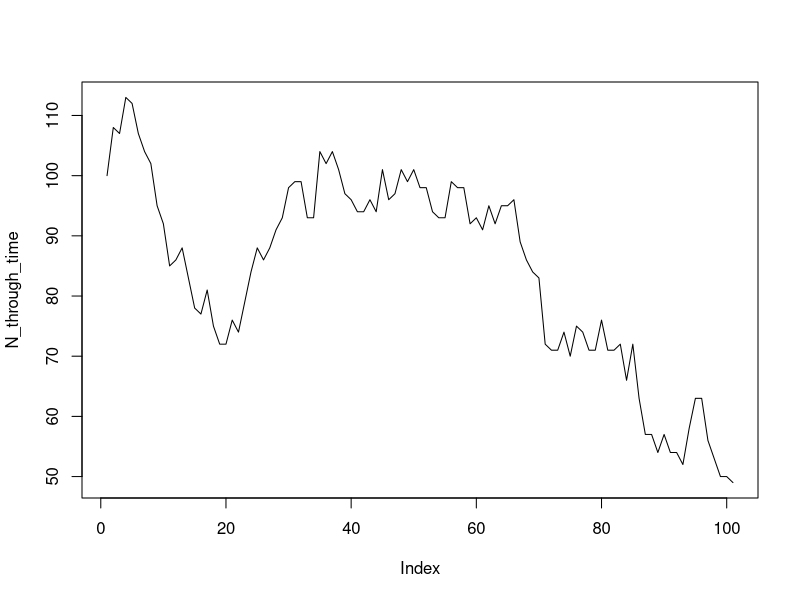
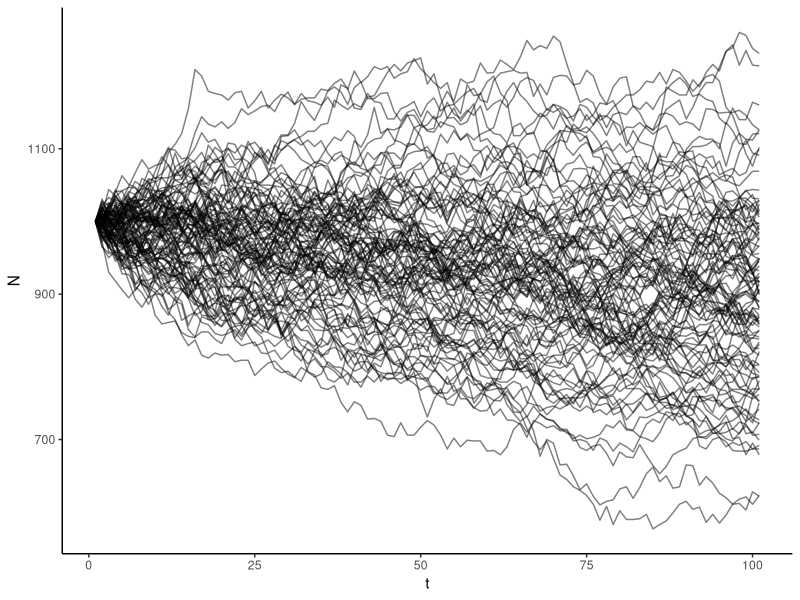
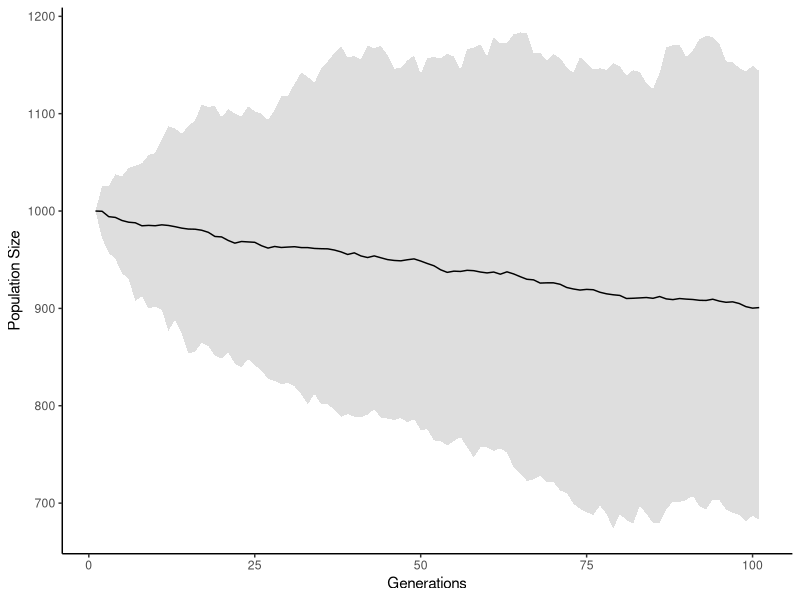

The R source for these figures, in order:
library(tidyverse)


start_N <- 100
death_rate <- 0.1
birth_rate <- 1.0
survival_to_adult <- 0.1

N_through_time <- c(start_N)
num_generations <- 100

N_t <- start_N
for (t in 1:num_generations) {
   # first we do death
  num_dead <- rbinom(n = 1, size = N_t, prob = death_rate)
  N_t <- N_t - num_dead

  # now we produce offspring, from a Poisson distribution with mean birth_rate
  num_offspring <- sum(rpois(n = N_t, lambda = birth_rate))

  # from those offspring, most will not make it:
  num_dead_offspring <- rbinom(n = 1, size = num_offspring, prob = 1 - survival_to_adult)
  num_offspring <- num_offspring - num_dead_offspring

  N_t <- N_t + num_offspring
  N_through_time <- c(N_through_time, N_t)
}

plot(N_through_time, type = "l")

# now, let's make this a bit more general, so we can do this many times:
sim_demography <- function(N_0,
                           birth_rate,
                           death_rate,
                           survival_to_adult,
                           num_generations) {

  N_through_time <- c(N_0)
  N_t <- N_0
  for (t in 1:num_generations) {
    # first we do death
    num_dead <- rbinom(n = 1, size = N_t, prob = death_rate)
    N_t <- N_t - num_dead

    # now we produce offspring, from a Poisson distribution with mean birth_rate
    num_offspring <- sum(rpois(n = N_t, lambda = birth_rate))

    # from those offspring, most will not make it:
    num_dead_offspring <- rbinom(n = 1, size = num_offspring, prob = 1 - survival_to_adult)
    num_offspring <- num_offspring - num_dead_offspring

    N_t <- N_t + num_offspring
    N_through_time <- c(N_through_time, N_t)
  }
  return(N_through_time)
}

# now we can do many runs:
to_plot <- c()
for (r in 1:100) {
  simulation_result <- sim_demography(N_0 = 1000,
                                      birth_rate = 1.1,
                                      death_rate = 0.1,
                                      survival_to_adult = 0.1,
                                      num_generations = 100)
  to_add <- cbind(r, 1:(num_generations+1), simulation_result)
  to_plot <- rbind(to_plot, to_add)

  # output progress to screen:
  cat(r, "\n")
}

colnames(to_plot) <- c("r", "t", "N")
to_plot <- tibble::as_tibble(to_plot)
ggplot(to_plot, aes(x = t, y = N, group = r)) +
  geom_line( alpha = 0.5) +
  theme_classic()

# or we can plot 95%:
to_plot %>%
  group_by(t) %>%
  summarise("mean_N" = mean(N),
            "max_N" = quantile(N, 0.975),
            "min_N" = quantile(N, 0.025)) %>%
  ggplot(aes(x = t, y = mean_N)) +
    geom_ribbon(aes(x = t, ymin = min_N, ymax = max_N),
                fill = "grey", alpha = 0.5) +
    theme_classic() +
    geom_line() +
    xlab("Generations") +
    ylab("Population Size")


# now, how would you modify sim_demography to include:
#   - adding a fixed number of birds?
#   - shooting a fixed number of birds?






